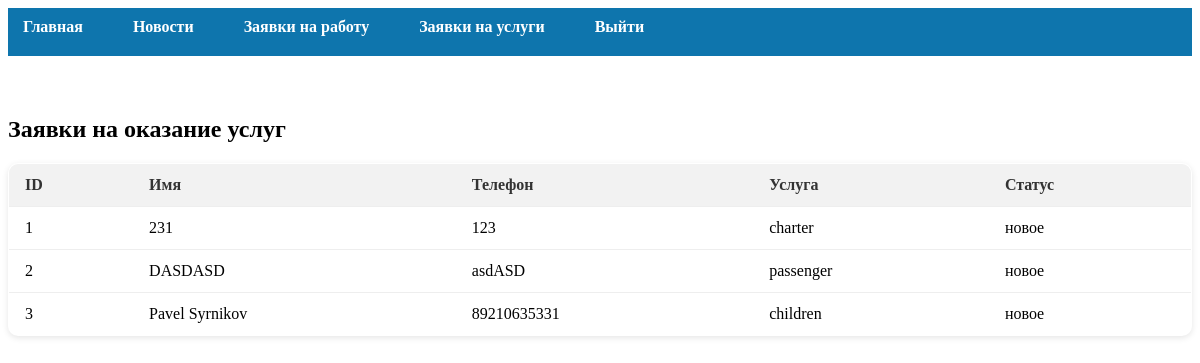
/admin/service-requests (signed in), run on the app's committed database.
### tables this page shows
CREATE TABLE service_requests (
            id INTEGER PRIMARY KEY AUTOINCREMENT,
            name TEXT NOT NULL,
            email TEXT,
            phone TEXT NOT NULL,
            service_type TEXT NOT NULL,
            message TEXT,
            status TEXT DEFAULT "новое"
        );

### server.py (the view)
@app.route('/admin/service-requests')
@login_required
def admin_service_requests():
    db = sqlite3.connect(DB)
    cur = db.cursor()
    cur.execute("SELECT id, name, phone, service_type, status FROM service_requests")
    requests = cur.fetchall()
    db.close()
    return render_template("admin/service_requests.html", requests=requests)

### server.py (called while the page is built)
def login_required(f):
    @wraps(f)
    def decorated_function(*args, **kwargs):
        if not session.get('admin'):
            return redirect("/admin/login")
        return f(*args, **kwargs)
    return decorated_function

### templates/admin/service_requests.html (shortened to what this page needs)
{% extends "admin/base_admin.html" %}
{% block admin_content %}
<h2>Заявки на оказание услуг</h2>
<table class="admin-table">
    <thead>
        <tr>
            <th>ID</th>
            <th>Имя</th>
            <th>Телефон</th>
            <th>Услуга</th>
            <th>Статус</th>
        </tr>
    </thead>
    <tbody>
        {% if requests and requests|length > 0 %}
            {% for req in requests %}
            <tr>
                <td>{{ req[0] }}</td>
                <td>{{ req[1] }}</td>
                <td>{{ req[2] }}</td>
                <td>{{ req[3] }}</td>
                <td>{{ req[4] }}</td>
            </tr>
            {% endfor %}
        {% else %}
            <tr><td colspan="5">Нет заявок</td></tr>
        {% endif %}
    </tbody>
</table>
{% endblock %}

### templates/admin/base_admin.html (shortened to what this page needs)
<!DOCTYPE html>
<html lang="ru">
<head>
    <link rel="stylesheet" href="/static/css/admin.css">
</head>
<body>
<header class="admin-header">
    <div class="container">
        <nav class="admin-nav">
            <ul class="admin-menu">
                <li><a href="/admin/dashboard">Главная</a></li>
                <li><a href="/admin/news">Новости</a></li>
                <li><a href="/admin/job-applications">Заявки на работу</a></li>
                <li><a href="/admin/service-requests">Заявки на услуги</a></li>
                <li><a href="/admin/logout">Выйти</a></li>
            </ul>
        </nav>
    </div>
</header>
<div class="admin-main">
    {% block admin_content %}
    {% endblock %}
</div>
</body>
</html>

### static/css/admin.css (style rules this page uses)
.admin-menu { list-style-type: none; padding-left: 0; margin-top: 20px; }
.admin-menu li { margin-bottom: 10px; }
.admin-menu a { text-decoration: none; color: #0E75AD; font-weight: 500; transition: all 0.3s ease; display: block; padding: 10px 15px; border-radius: 6px; }
.admin-table { width: 100%; border-collapse: collapse; margin-top: 20px; background-color: white; border: 1px solid #eee; border-radius: 10px; overflow: hidden; }
.admin-table th, .admin-table td { padding: 12px 16px; border-bottom: 1px solid #eee; text-align: left; }
.admin-table thead { background-color: #f2f2f2; color: #333; }
.admin-header { background-color: #0E75AD; color: white; }
.admin-menu { list-style: none; margin: 0; padding: 0; display: flex; gap: 20px; }
.admin-menu li a { color: white; text-decoration: none; font-weight: bold; transition: color 0.3s ease; }
.admin-main { padding: 40px 0; }
.admin-table { width: 100%; border-collapse: collapse; background-color: white; margin-top: 20px; box-shadow: 0 2px 6px rgba(0, 0, 0, 0.1); }
.admin-table th, .admin-table td { padding: 12px 16px; border-bottom: 1px solid #eee; }

### data on the page
service_requests: id "1", name "231", phone "123", service_type "charter", status "новое"
service_requests: id "2", name "DASDASD", phone "asdASD", service_type "passenger", status "новое"
service_requests: id "3", name "Pavel Syrnikov", phone "89210635331", service_type "children", status "новое"
